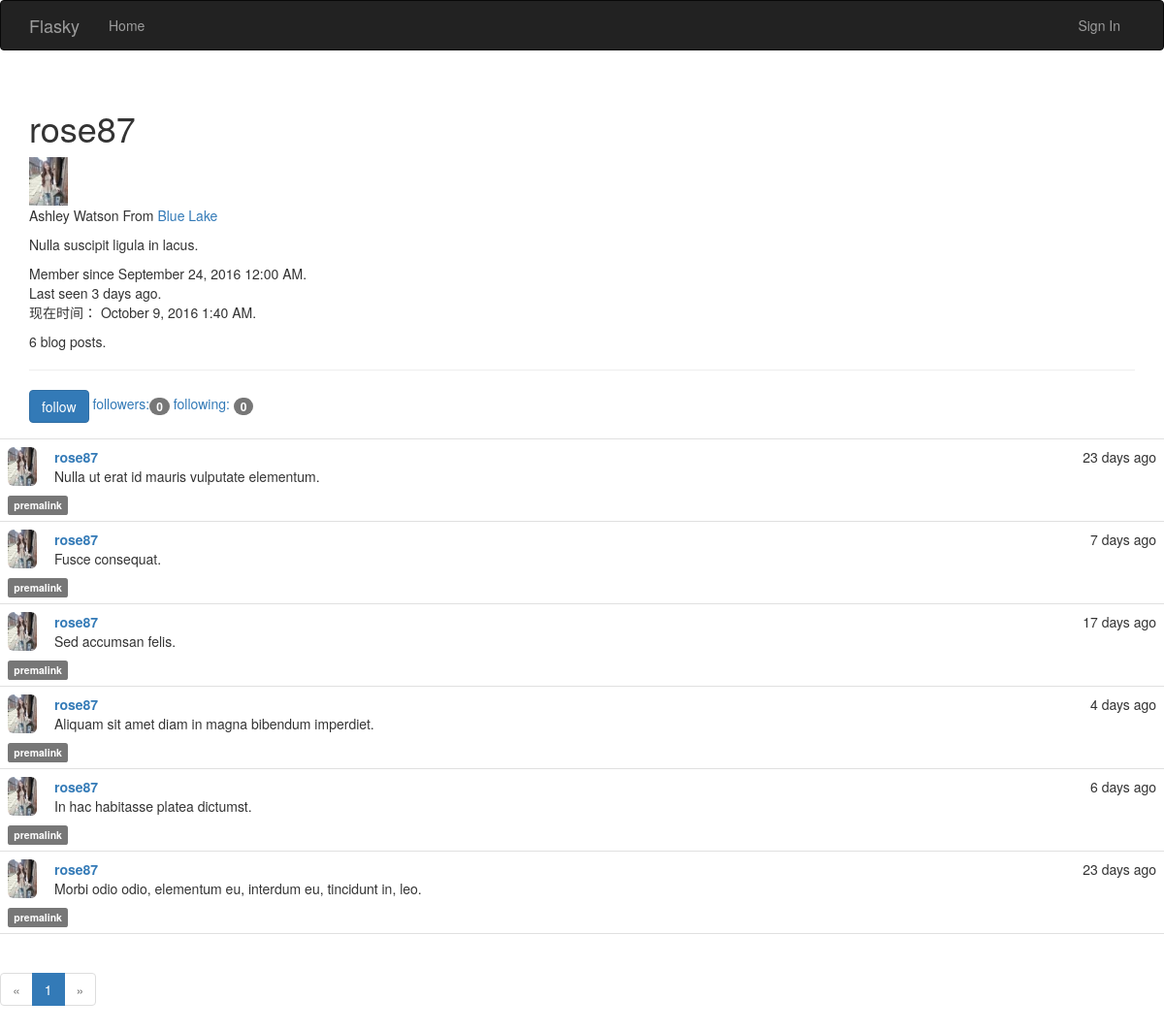
Page /user/rose87 on the committed database.
### app/models.py (models this page shows, shortened)
class User(db.Model,UserMixin):
    __tablename__ = 'users'
    id = db.Column(db.Integer, primary_key=True)
    email=db.Column(db.String(64),unique=True,index=True)
    username = db.Column(db.String(64), unique=True, index=True)
    name=db.Column(db.String(64))
    location=db.Column(db.String(64))
    about_me=db.Column(db.Text())
    member_since=db.Column(db.DateTime(),default=datetime.utcnow)
    last_seen=db.Column(db.DateTime(),default=datetime.utcnow)
    password_hash=db.Column(db.String(128))
    role_id = db.Column(db.Integer, db.ForeignKey('roles.id'))
    confirmed = db.Column(db.Boolean, default=False)
    upload_picture=db.Column(db.Boolean,default=False)
    posts=db.relationship('Post',backref='author',lazy='dynamic')
    followed = db.relationship('Follow',
        foreign_keys=[Follow.follower_id],
        backref=db.backref('follower', lazy='joined'),
        lazy='dynamic',
        cascade='all, delete-orphan')
    followers = db.relationship('Follow',
        foreign_keys=[Follow.followed_id],
        backref=db.backref('followed', lazy='joined'),
        lazy='dynamic',
        cascade='all, delete-orphan')
    def picture_url(self):
        if os.path.isfile('app\\static\\picture\\{}.jpg'.format(self.username)):
            return url_for('static',filename='picture/{}.jpg'.format(self.username),_external=True)
        return url_for('static',filename='picture/{}.jpg'.format('default'),_external=True)
    @property
    def password(self):
        raise AttributeError('password not readable')

class Post(db.Model):
    __tablename__='posts'
    id=db.Column(db.Integer,primary_key=True)
    body_html=db.Column(db.Text)
    body=db.Column(db.Text)
    timestamp=db.Column(db.DateTime,default=datetime.utcnow)
    author_id=db.Column(db.Integer,db.ForeignKey('users.id'))

### app/main/views.py (the view)
@main.route('/user/<username>')
def profile(username):
    u=User.query.filter_by(username=username).first()
    if u is None:
        abort(404)
    page = request.args.get('page', 1, type=int)
    pagination = u.posts.paginate(
    page, per_page=current_app.config['FLASKY_POSTS_PER_PAGE'],
        error_out=False)
    posts = pagination.items
    if u.upload_picture:
        filename=u.username
    else:
        filename='default'
    return render_template('user.html',user=u,utctime=datetime.utcnow(),posts=posts,filename=filename,pagination=pagination)

### app/auth/__init__.py (called while the page is built)
@auth.before_app_request
def before_request():
    if current_user.is_authenticated:
        current_user.ping()
    if current_user.is_authenticated and not current_user.confirmed and request.endpoint[:5]!='auth.':
        return redirect(url_for('auth.unconfirm',username=current_user.username))

### app/main/__init__.py (called while the page is built)
@main.app_context_processor
def inject_permissions():
    return dict(Permission=Permission)

### app/models.py (called while the page is built)
    def can(self, permissions):
        return False

    def is_administrator(self):
        return False

### app/templates/user.html (shortened to what this page needs)
{% extends 'base.html' %}
{% import '_macros.html' as macros %}
{% block page_content -%}
<div class="page-header">
<h1>{{ user.username }}</h1>
    <img src="{{ url_for('static',filename='picture/{}.jpg'.format(filename)) }}" width="40px" height="50px"/>
{% if user.name or user.location %}
<p>
{% if user.name %}{{ user.name }}{% endif %}
{% if user.location %}
From <a href="http://map.baidu.com/?q={{ user.location }}">
{{ user.location }}
</a>
{% endif %}
</p>
{% endif %}
{% if user.about_me %}<p>{{ user.about_me }}</p>{% endif %}
<p>
Member since {{ moment(user.member_since).format('LLL') }}.
    <br>
Last seen {{ moment(user.last_seen).fromNow() }}.
    <br>
现在时间： {{ moment(utctime).format('LLL') }}.
</p>
<p>{{ user.posts.count() }} blog posts.</p>
</div>
{% if user!=current_user %}
{% if current_user.can(Permission.FOLLOW) and current_user.is_following(user) %}
<a href="{{ url_for('main.unfollow',username=user.username) }}" class="btn btn-default">
unfollow
    </a>
{% else %}
<a href="{{ url_for('main.follow',username=user.username) }}" class="btn btn-primary">
follow
    </a>
{% endif %}
{% endif %}
<a href="{{ url_for('main.followers',username=user.username) }}">followers:<span class="badge">{{ user.followers.count() }}</span></a>
<a href="{{ url_for('main.following',username=user.username) }}">following: <span class="badge">{{ user.followed.count() }}</span></a>
</div>
{% include '_post.html' %}
<div class="pagination",position="middle">
{{ macros.pagination_widget(pagination, 'main.profile',username=user.username) }}
</div>
{% endblock page_content -%}

### app/templates/_post.html (shortened to what this page needs)
<ul class="posts">
    {% for post in posts %}
    <li class="post">
        <div class="profile-thumbnail">
            <a href="{{ url_for('.profile', username=post.author.username) }}">
                <img class="img-rounded profile-thumbnail" src="{{ post.author.picture_url() }}" width="30" height="40"/>
            </a>
        </div>
        <div class="post-content">
        <div class="post-date">{{ moment(post.timestamp).fromNow() }}</div>
        <div class="post-author">
            <a href="{{ url_for('.profile', username=post.author.username) }}">
                {{ post.author.username }}
            </a>
        </div>
        <div class="post-body">
            {%- if post.body_html -%}
            {{ post.body_html|safe }}
            {%- else %}
            {{ post.body }}
            {%- endif %}
        </div>
        </div>
        <div class="post-footer">
            <a href="{{ url_for('.post',id=post.id) }}"><span class="label label-default">premalink</span></a>
        </div>
    </li>
    {% endfor %}
</ul>

### app/static/style.css (style rules this page uses)
.profile-thumbnail { position: absolute; }
ul.posts { list-style-type: none; padding: 0px; margin: 16px 0px 0px 0px; border-top: 1px solid #e0e0e0; }
ul.posts li.post { padding: 8px; border-bottom: 1px solid #e0e0e0; }
div.post-date { float: right; position: positive; }
div.post-author { font-weight: bold; position: positive; }
div.post-content { margin-left: 48px; min-height: 48px; }

### rows in the picture
User: username "rose87", name "Ashley Watson", location "Blue Lake", about_me "Nulla suscipit ligula in lacus.", member_since "September 24, 2016 12:00 AM", last_seen "3 days ago"
Post: timestamp "23 days ago", author.username "rose87", body "Nulla ut erat id mauris vulputate elementum."
Post: timestamp "7 days ago", author.username "rose87", body "Fusce consequat."
Post: timestamp "17 days ago", author.username "rose87", body "Sed accumsan felis."
Post: timestamp "4 days ago", author.username "rose87", body "Aliquam sit amet diam in magna bibendum imperdiet."
Post: timestamp "6 days ago", author.username "rose87", body "In hac habitasse platea dictumst."
Post: timestamp "23 days ago", author.username "rose87", body "Morbi odio odio, elementum eu, interdum eu, tincidunt in, leo."

### other values in the picture
{{ user.posts.count() }} "6"
{{ user.followers.count() }} "0"
{{ user.followed.count() }} "0"
{{ p }} "1"
